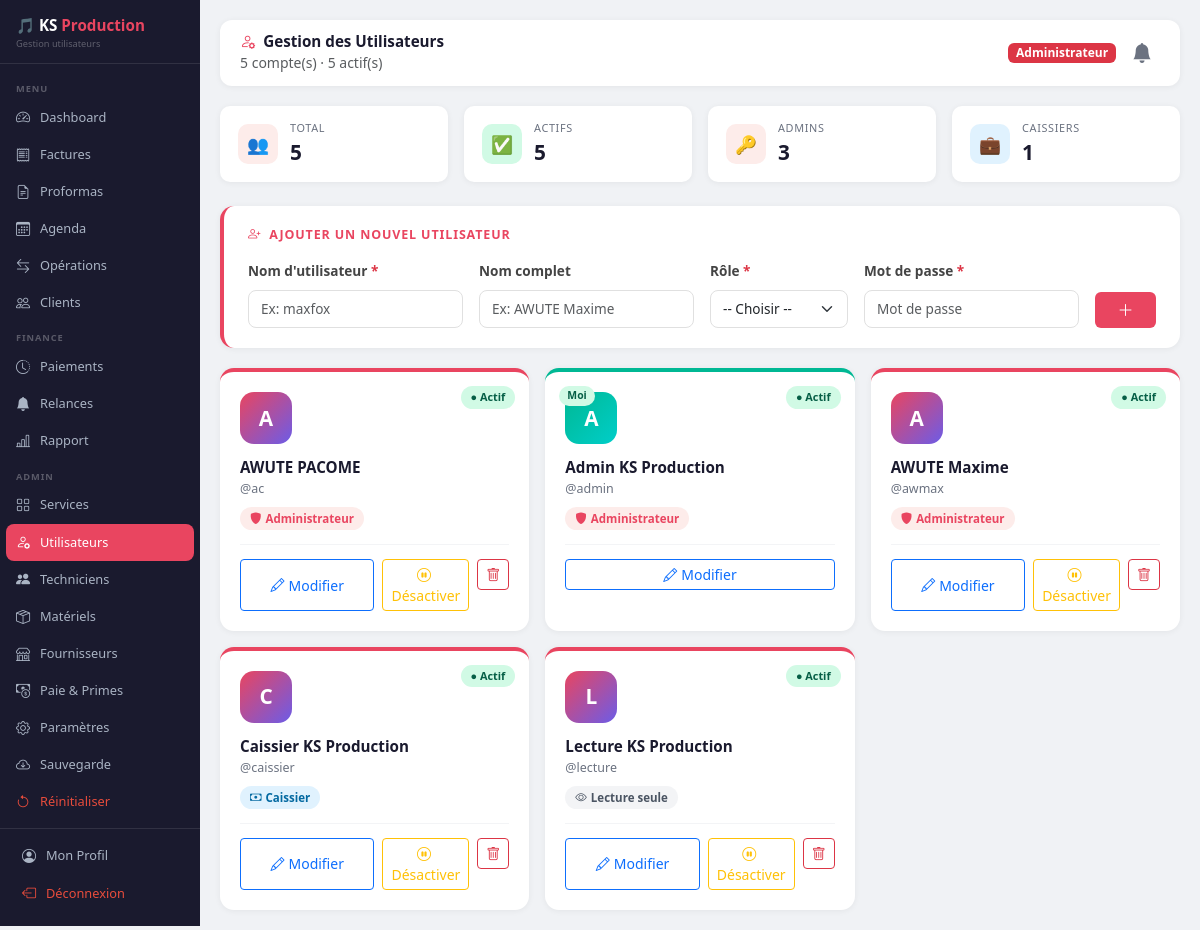
The app's page /utilisateurs (signed in) with its own data.
### database.py (models this page shows)
class Utilisateur(db.Model):
    __tablename__ = 'utilisateurs'
    id          = db.Column(db.Integer, primary_key=True)
    username    = db.Column(db.String(50), unique=True, nullable=False)
    password    = db.Column(db.String(100), nullable=False)
    role        = db.Column(db.String(50), nullable=False)
    nom_complet = db.Column(db.String(100))
    statut      = db.Column(db.String(20), default='Actif')

### app.py (the view)
@app.route('/utilisateurs')
def liste_utilisateurs():
    if 'username' not in session: return redirect(url_for('login'))
    if session['role'] != 'Administrateur':
        flash('Accès refusé.', 'danger'); return redirect(url_for('dashboard'))
    utilisateurs = Utilisateur.query.order_by(Utilisateur.role, Utilisateur.username).all()
    return render_template('utilisateurs.html',
        username=session['username'], role=session['role'],
        utilisateurs=utilisateurs, nb_total=len(utilisateurs),
        nb_actifs=sum(1 for u in utilisateurs if u.statut == 'Actif'),
    )

### templates/utilisateurs.html (shortened to what this page needs)
<!DOCTYPE html>
<html lang="fr">
<head>
    <link href="https://cdn.jsdelivr.net/npm/bootstrap@5.3.0/dist/css/bootstrap.min.css" rel="stylesheet">
    <link href="https://cdn.jsdelivr.net/npm/bootstrap-icons@1.10.5/font/bootstrap-icons.css" rel="stylesheet">
</head>
<body>
<div class="sidebar">
    <div class="brand">🎵 KS <span>Production</span><small>Gestion utilisateurs</small></div>
    <nav>
        <div class="nav-section">Menu</div>
        <a href="/dashboard" class="nav-link"><i class="bi bi-speedometer2"></i> Dashboard</a>
        <a href="/factures" class="nav-link"><i class="bi bi-receipt"></i> Factures</a>
        <a href="/proformas" class="nav-link"><i class="bi bi-file-earmark-text"></i> Proformas</a>
        <a href="/agenda" class="nav-link"><i class="bi bi-calendar3"></i> Agenda</a>
        <a href="/operations" class="nav-link"><i class="bi bi-arrow-left-right"></i> Opérations</a>
        <a href="/clients" class="nav-link"><i class="bi bi-people"></i> Clients</a>
        <div class="nav-section">Finance</div>
        <a href="/paiements" class="nav-link"><i class="bi bi-clock-history"></i> Paiements</a>
        <a href="/relances" class="nav-link"><i class="bi bi-bell-fill"></i> Relances</a>
        <a href="/rapport" class="nav-link"><i class="bi bi-bar-chart-line"></i> Rapport</a>
        {% if role == 'Administrateur' %}
        <div class="nav-section">Admin</div>
        <a href="/services" class="nav-link"><i class="bi bi-grid"></i> Services</a>
        <a href="/utilisateurs" class="nav-link active"><i class="bi bi-person-gear"></i> Utilisateurs</a>
        <a href="/techniciens" class="nav-link"><i class="bi bi-people-fill"></i> Techniciens</a>
        <a href="/materiels" class="nav-link"><i class="bi bi-box-seam"></i> Matériels</a>
        <a href="/fournisseurs" class="nav-link"><i class="bi bi-shop"></i> Fournisseurs</a>
        <a href="/paie" class="nav-link"><i class="bi bi-cash-coin"></i> Paie & Primes</a>
        <a href="/parametres" class="nav-link"><i class="bi bi-gear"></i> Paramètres</a>
        <a href="/sauvegarde" class="nav-link"><i class="bi bi-cloud-arrow-down"></i> Sauvegarde</a>
        <a href="/reinitialiser" class="nav-link" style="color:#e74c3c;"><i class="bi bi-arrow-counterclockwise"></i> Réinitialiser</a>
        {% endif %}
    </nav>
    <div class="sidebar-footer">
        <a href="/profil" class="nav-link"><i class="bi bi-person-circle"></i> Mon Profil</a>
        <a href="/logout" class="nav-link" style="color:#e74c3c;"><i class="bi bi-box-arrow-left"></i> Déconnexion</a>
    </div>
</div>
<div class="main-content">
    <div class="topbar">
        <div>
            <h5><i class="bi bi-person-gear me-2" style="color:var(--ks-accent);"></i>Gestion des Utilisateurs</h5>
            <small class="text-muted">{{ nb_total }} compte(s) · {{ nb_actifs }} actif(s)</small>
        </div>
        <div class="d-flex align-items-center gap-2">
            <span class="badge bg-danger">Administrateur</span>
            <div class="position-relative">
                <button id="btnCloche" onclick="toggleAlertes()"
                        style="background:none; border:none; cursor:pointer; position:relative; padding:4px 8px;">
                    <i class="bi bi-bell-fill" style="font-size:1.25rem; color:#6b7280;" id="iconeCloche"></i>
                </button>
            </div>
        </div>
    </div>
    <div class="row g-3 mb-4">
        <div class="col-md-3">
            <div class="stat-mini">
                <div class="icon" style="background:#fdecea;">👥</div>
                <div><div class="lbl">Total</div><div class="val">{{ nb_total }}</div></div>
            </div>
        </div>
        <div class="col-md-3">
            <div class="stat-mini">
                <div class="icon" style="background:#d1fae5;">✅</div>
                <div><div class="lbl">Actifs</div><div class="val">{{ nb_actifs }}</div></div>
            </div>
        </div>
        <div class="col-md-3">
            <div class="stat-mini">
                <div class="icon" style="background:#fdecea;">🔑</div>
                <div><div class="lbl">Admins</div><div class="val">{{ utilisateurs | selectattr('role', 'equalto', 'Administrateur') | list | length }}</div></div>
            </div>
        </div>
        <div class="col-md-3">
            <div class="stat-mini">
                <div class="icon" style="background:#e0f2fe;">💼</div>
                <div><div class="lbl">Caissiers</div><div class="val">{{ utilisateurs | selectattr('role', 'equalto', 'Caissier') | list | length }}</div></div>
            </div>
        </div>
    </div>
    <div class="add-card">
        <div class="add-title"><i class="bi bi-person-plus me-2"></i>Ajouter un nouvel utilisateur</div>
        <form method="POST" action="/utilisateurs/nouveau">
            <div class="row g-3 align-items-end">
                <div class="col-md-3">
                    <label class="form-label">Nom d'utilisateur <span class="text-danger">*</span></label>
                    <input type="text" class="form-control" name="username" placeholder="Ex: maxfox" required>
                </div>
                <div class="col-md-3">
                    <label class="form-label">Nom complet</label>
                    <input type="text" class="form-control" name="nom_complet" placeholder="Ex: AWUTE Maxime">
                </div>
                <div class="col-md-2">
                    <label class="form-label">Rôle <span class="text-danger">*</span></label>
                    <select class="form-select" name="role" required>
                        <option value="">-- Choisir --</option>
                    </select>
                </div>
                <div class="col-md-3">
                    <label class="form-label">Mot de passe <span class="text-danger">*</span></label>
                    <input type="password" class="form-control" name="password" placeholder="Mot de passe" required>
                </div>
                <div class="col-md-1">
                    <button type="submit" class="btn btn-ks w-100">
                        <i class="bi bi-plus-lg"></i>
                    </button>
                </div>
            </div>
        </form>
    </div>
    <div class="users-grid">
        {% for user in utilisateurs %}
        <div class="user-card {% if user.statut == 'Inactif' %}inactif{% endif %} {% if user.username == username %}current-user{% endif %}">
            {% if user.username == username %}
            <div class="moi-badge">Moi</div>
            {% endif %}
            <div class="statut-badge {% if user.statut == 'Actif' %}statut-actif{% else %}statut-inactif{% endif %}">
                {% if user.statut == 'Actif' %}● Actif{% else %}○ Inactif{% endif %}
            </div>
            <div class="user-avatar">{{ user.username[0].upper() }}</div>
            <div class="user-nom">{{ user.nom_complet or user.username }}</div>
            <div class="user-username">@{{ user.username }}</div>
            <div>
                {% if user.role == 'Administrateur' %}
                    <span class="role-badge role-admin"><i class="bi bi-shield-fill me-1"></i>Administrateur</span>
                {% elif user.role == 'Caissier' %}
                    <span class="role-badge role-caissier"><i class="bi bi-cash me-1"></i>Caissier</span>
                {% else %}
                    <span class="role-badge role-lecture"><i class="bi bi-eye me-1"></i>Lecture seule</span>
                {% endif %}
            </div>
            <div class="user-actions">
                <button class="btn btn-sm btn-outline-primary flex-fill"
                        data-bs-toggle="modal" data-bs-target="#modalModifier"
                        onclick="ouvrirModifier({{ user.id }}, '{{ user.username }}', '{{ user.nom_complet or '' }}', '{{ user.role }}', '{{ user.statut }}')">
                    <i class="bi bi-pencil me-1"></i>Modifier
                </button>
                {% if user.username != username %}
                <form method="POST" action="/utilisateurs/toggle/{{ user.id }}" style="flex:1;">
                    <button type="submit" class="btn btn-sm w-100 {% if user.statut == 'Actif' %}btn-outline-warning{% else %}btn-outline-success{% endif %}">
                        {% if user.statut == 'Actif' %}
                            <i class="bi bi-pause-circle me-1"></i>Désactiver
                        {% else %}
                            <i class="bi bi-play-circle me-1"></i>Activer
                        {% endif %}
                    </button>
                </form>
                <form method="POST" action="/utilisateurs/supprimer/{{ user.id }}"
                      onsubmit="return confirm('Supprimer le compte @{{ user.username }} ? Cette action est irréversible.')">
                    <button type="submit" class="btn btn-sm btn-outline-danger px-2">
                        <i class="bi bi-trash"></i>
                    </button>
                </form>
                {% endif %}
            </div>
        </div>
        {% endfor %}
    </div>
</div>
</body>
</html>

### templates/utilisateurs.html (style rules this page uses)
:root { --ks-primary: #1a1a2e; --ks-accent: #e94560; }
body { background: #f0f2f5; font-family: 'Segoe UI', sans-serif; }
.sidebar { width: 200px; min-height: 100vh; background: var(--ks-primary); position: fixed; left: 0; top: 0; z-index: 100; display: flex; flex-direction: column; }
.brand { color: #fff; font-size: .95rem; font-weight: 700; padding: 14px 16px 12px; border-bottom: 1px solid rgba(255,255,255,.1); }
.brand span { color: var(--ks-accent); }
.brand small { display: block; font-size: .58rem; color: rgba(255,255,255,.3); font-weight: 400; }
.sidebar nav { flex: 1; padding: 8px 0; overflow-y: auto; }
.nav-section { font-size: .58rem; text-transform: uppercase; letter-spacing: .1em; color: rgba(255,255,255,.28); padding: 10px 16px 3px; font-weight: 600; }
.nav-link { color: #aab4c4; padding: 8px 16px; display: flex; align-items: center; gap: 8px; font-size: .8rem; transition: all .2s; }
.nav-link:hover, .nav-link.active { color: #fff; background: var(--ks-accent); border-radius: 8px; margin: 0 6px; padding: 8px 10px; }
.nav-link i { font-size: .88rem; width: 16px; }
.sidebar-footer { padding: 8px 6px 14px; border-top: 1px solid rgba(255,255,255,.1); }
.main-content { margin-left: 200px; padding: 20px; }
.topbar { background: #fff; border-radius: 12px; padding: 12px 20px; display: flex; justify-content: space-between; align-items: center; margin-bottom: 20px; box-shadow: 0 1px 6px rgba(0,0,0,.06); }
.topbar h5 { margin: 0; font-weight: 700; color: var(--ks-primary); font-size: .95rem; }
.stat-mini { background: #fff; border-radius: 10px; padding: 14px 18px; box-shadow: 0 1px 6px rgba(0,0,0,.06); display: flex; align-items: center; gap: 12px; }
.stat-mini .icon { width: 40px; height: 40px; border-radius: 10px; display: flex; align-items: center; justify-content: center; font-size: 1.1rem; }
.stat-mini .lbl { font-size: .68rem; color: #6b7280; text-transform: uppercase; letter-spacing: .06em; }
.stat-mini .val { font-size: 1.3rem; font-weight: 800; color: var(--ks-primary); }
.add-card { background: #fff; border-radius: 14px; padding: 20px 24px; box-shadow: 0 1px 6px rgba(0,0,0,.06); margin-bottom: 20px; border-left: 4px solid var(--ks-accent); }
.add-title { font-size: .78rem; font-weight: 700; text-transform: uppercase; letter-spacing: .07em; color: var(--ks-accent); margin-bottom: 14px; }
.form-label { font-weight: 600; color: #444; font-size: .85rem; }
.form-control, .form-select { border-radius: 8px; border: 1.5px solid #e0e0e0; padding: 8px 12px; font-size: .85rem; }
.users-grid { display: grid; grid-template-columns: repeat(auto-fill, minmax(300px, 1fr)); gap: 16px; }
.user-card { background: #fff; border-radius: 14px; padding: 20px; box-shadow: 0 1px 6px rgba(0,0,0,.06); border-top: 4px solid var(--ks-accent); transition: transform .2s, box-shadow .2s; position: relative; }
.user-avatar { width: 52px; height: 52px; border-radius: 14px; background: linear-gradient(135deg, var(--ks-accent), #6c5ce7); display: flex; align-items: center; justify-content: center; color: #fff; font-size: 1.3rem; font-weight: 800; margin-bottom: 12px; }
.user-nom { font-size: .95rem; font-weight: 700; color: var(--ks-primary); }
.user-username { font-size: .78rem; color: #6b7280; margin-top: 1px; }
.role-badge { display: inline-block; padding: 3px 10px; border-radius: 20px; font-size: .72rem; font-weight: 700; margin-top: 8px; }
.role-admin { background: #fdecea; color: var(--ks-accent); }
.role-caissier { background: #e0f2fe; color: #0369a1; }
.role-lecture { background: #f3f4f6; color: #4b5563; }
.statut-badge { position: absolute; top: 14px; right: 14px; padding: 3px 10px; border-radius: 20px; font-size: .68rem; font-weight: 700; }
.statut-actif { background: #d1fae5; color: #065f46; }
.user-actions { display: flex; gap: 8px; margin-top: 14px; padding-top: 14px; border-top: 1px solid #f3f4f6; }
.current-user { border-top-color: #00b894; }
.current-user .user-avatar { background: linear-gradient(135deg, #00b894, #00cec9); }
.moi-badge { position: absolute; top: 14px; left: 14px; background: #d1fae5; color: #065f46; padding: 2px 8px; border-radius: 20px; font-size: .65rem; font-weight: 700; }
.btn-ks { background: var(--ks-accent); border: none; color: #fff; }

### records on screen
Utilisateur: statut "● Actif", username "A", nom_complet "AWUTE PACOME", username "ac", role "Administrateur" (drawn)
Utilisateur: shows "Moi", statut "● Actif", username "A", nom_complet "Admin KS Production", username "admin", role "Administrateur" (drawn)
Utilisateur: statut "● Actif", username "A", nom_complet "AWUTE Maxime", username "awmax", role "Administrateur" (drawn)
Utilisateur: statut "● Actif", username "C", nom_complet "Caissier KS Production", username "caissier", role "Caissier" (drawn)
Utilisateur: statut "● Actif", username "L", nom_complet "Lecture KS Production", username "lecture", role "Lecture seule" (drawn)

### other values on screen
{{ nb_total }} "5"
{{ nb_actifs }} "5"
